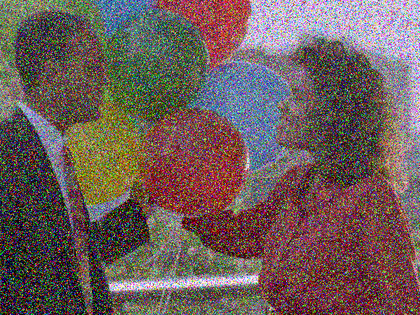
%> input picture noisy_image.png, 420 x 315 px, shrunk from 640 x 480 before the run
$ octave image_processing.m   (GNU Octave 9; MATLAB toolbox functions it lacks are replaced by stand-ins)
%> lines starting %> are read from the running program, lines starting %| are printed output that depends on the picture
%> further down, inputImage is the input picture: size 315x420x3 uint8; mean R, G, B 109.1, 92.4, 90.1
### conv_2dcolor.m
function result = conv_2dcolor(input, kernel, updateInterval)
%> called with updateInterval = 0
    % Custom implementation of the convn function using loops
    % input: The input array (can be 2D or 3D)
    % kernel: The convolution kernel (must be smaller than the input)

    % Get the sizes of input and kernel
    [input_rows, input_cols, input_depth] = size(input);
%> input_rows = 315; input_cols = 420; input_depth = 3
    [kernel_rows, kernel_cols, kernel_depth] = size(kernel);

    % Compute the size of the output
    output_rows = input_rows + kernel_rows - 1;
%> output_rows = 324
    output_cols = input_cols + kernel_cols - 1;
%> output_cols = 429
    output_depth = 3;

    % Initialize the result array with zeros
    result = zeros(output_rows, output_cols, output_depth);

    % Pad the input array with zeros to handle edge cases
    pad_size = [floor(kernel_rows/2), floor(kernel_cols/2), 0];
    padded_input = padarray(input, pad_size, 0, 'both');
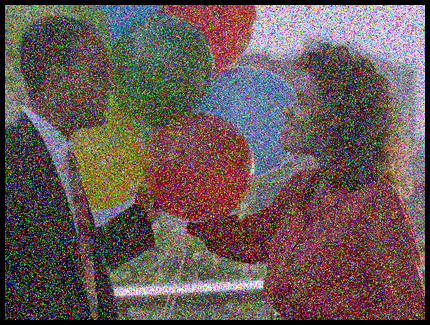
%> padded_input: size 325x430x3 double; mean R, G, B 0.405, 0.343, 0.334

    % Perform convolution using nested loops

    if updateInterval == 0
        for i = 1:(output_rows - kernel_rows)
            for j = 1:(output_cols - kernel_cols)
                for d = 1:output_depth
                    % Extract the region of interest
                    roi = padded_input(i:i+kernel_rows-1, j:j+kernel_cols-1,  min(d, input_depth));

                    % Perform element-wise multiplication and summation
                    result(i, j, d) = sum(sum(roi .* kernel(:, :, min(d, kernel_depth))));

                end
            end
        end
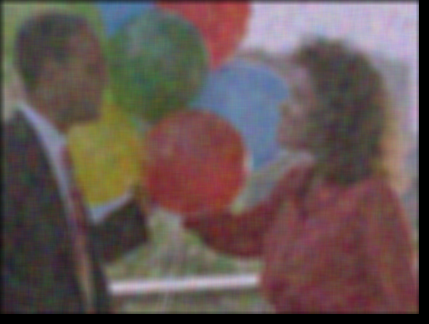
%> result: size 324x429x3 double; mean R, G, B 0.4, 0.338, 0.329
    else
        % Set up figure for real-time visualization
        figure;
        hImage = imshow(result, []);
        title('Convolution in Progress');
        pause on;

        for i = 1:(output_rows - kernel_rows)
            for j = 1:(output_cols - kernel_cols)
                for d = 1:output_depth
                    % Extract the region of interest
                    roi = padded_input(i:i+kernel_rows-1, j:j+kernel_cols-1,  min(d, input_depth));

                    % Perform element-wise multiplication and summation
                    result(i, j, d) = sum(sum(roi .* kernel(:, :, min(d, kernel_depth))));
                    if mod(i+j, 450) == 0
                        set(hImage, 'CData', result);
                        pause(updateInterval);
                    end
                end
            end
        end
    end
end

### image_processing.m

inputImage = imread('noisy_image.png');
inputImage = im2double(inputImage); % Normalize pixel values to the range [0,1]

%% ~~~~~~~~~~~~~~~~~~~~~Types of blur kernels~~~~~~~~~~~~~~~~~~~~~%%

% mean blur, averages n x n area of pixels
n = 10;
meanBlurKernel = ones(n, n) / n^2;

% sharpen, like high pass filter
sharpenKernel = [-1 -1 -1; -1 8 -1; -1 -1 -1];

% Gaussian filter
sigma = 5; % Standard deviation for Gaussian filter
filter_size = 2 * ceil(3 * sigma) + 1; % Filter size
gaussianBlurKernel = fspecial('gaussian', filter_size, sigma);

% Motion blur, can choose blur size and angle of blur
motionBlurKernel = fspecial("motion",50,45);


%%
% latexCode = latex(sym(meanBlurKernel));
%
% figure;
% axes('Visible', 'off'); % Create invisible axes to avoid clutter.
% text(0.5, 0.5, ['$' latexCode '$'], 'Interpreter', 'latex', ...
%     'FontSize', 14, 'HorizontalAlignment', 'center');


%%
%% ~~~~~~~~~~~~~~~~~~~~~Custom conv~~~~~~~~~~~~~~~~~~~~~%%

outputImage = conv_2dcolor(inputImage, meanBlurKernel, 0);


% Display the original and blurred images
figure;
subplot(2, 1, 1);
imshow(inputImage);

title('Original Image');

subplot(2, 1, 2);
imshow(outputImage);
title('Output Image');

% imwrite(outputImage, 'motion_dog_image.jpg'); % to save image

$ run again, with cute_dog.png copied over noisy_image.png
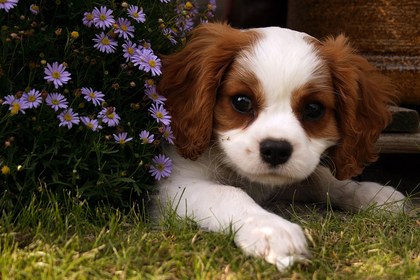
%> input picture cute_dog.png, 420 x 280 px, shrunk from 1200 x 800 before the run
%> inputImage is the input picture: size 280x420x3 uint8; mean R, G, B 80.6, 67.5, 48.2
%> inputImage: size 280x420x3 double
%> in conv_2dcolor, `padded_input = padarray(input, pad_size, 0, 'both');`:
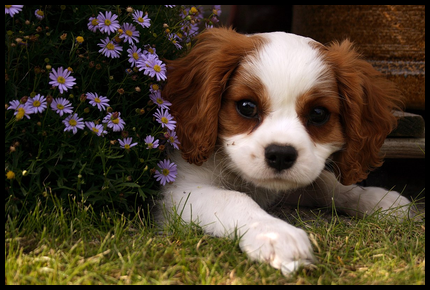
%> padded_input: size 290x430x3 double; mean R, G, B 0.298, 0.249, 0.178
%> after the loop in conv_2dcolor, `for i = 1:(output_rows - kernel_rows)`:
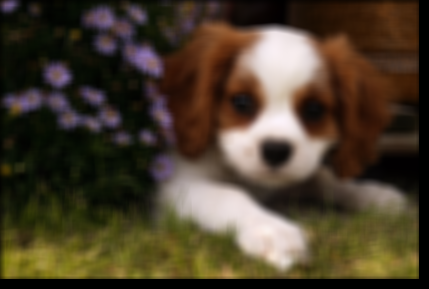
%> result: size 289x429x3 double; mean R, G, B 0.294, 0.246, 0.177
